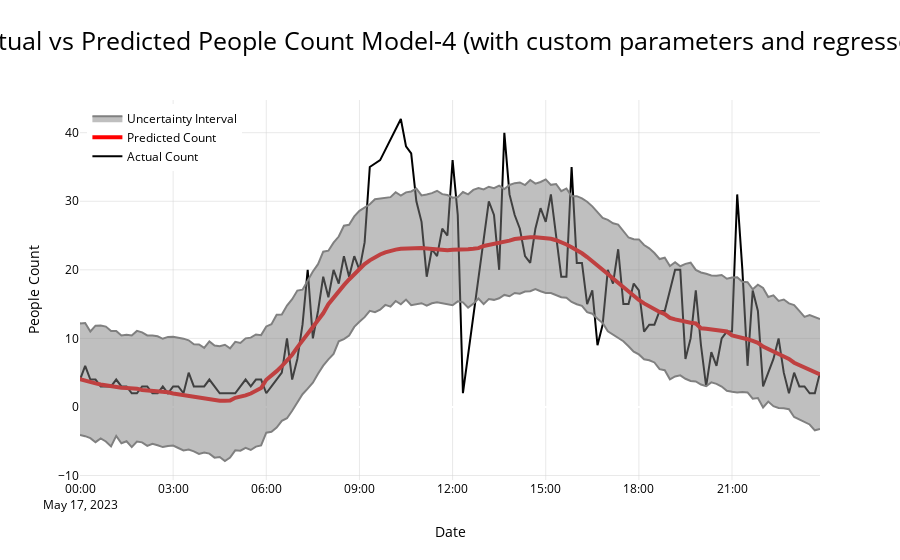

Notebook code for this chart:
### Markdown cell above
**Prophet Model with regressors(weather)**

**Contains parameters that are modified to suit the data along with weather data and takes 6 days data to forecast 1 day** 

**Testing Phase**

### Code cell
from prophet.plot import plot_components
from datetime import timedelta

# containing datetime values for the test period
df_test = pd.read_csv('May.csv', parse_dates=['time'])


# Convert to CET and remove timezone information
cet_timezone = pytz.timezone('CET')
df_test['time'] = df_test['time'].dt.tz_localize('UTC').dt.tz_convert(cet_timezone).dt.tz_localize(None)


# Choose the start date and end date for the one-week subset
test_start_date = '2023-05-17 00:00:00'
test_end_date = '2023-05-17 23:59:59'

start = datetime.strptime(test_start_date,'%Y-%m-%d %H:%M:%S')
end = datetime.strptime(test_end_date,'%Y-%m-%d %H:%M:%S')


# Filter the DataFrame to include only the data for the selected week
selected_test_data = df_test[(df_test['time'] >= test_start_date) & (df_test['time'] <= test_end_date)]

# Reset the index and drop the old index (unnamed column)
selected_test_data = selected_test_data.reset_index(drop=True).drop(columns=['Unnamed: 0'])


# print(selected_week_data)

# Resample the data to 10-minute intervals and forward-fill missing values

test_weather_data = fetch_weather_data(10675, start, end).set_index('time').resample('10T').ffill().reset_index()

processed_test_data = pre_process_weather_data(test_weather_data)

#--------------------------------------------------------------------------------------------#

# Merging crowd data and weather data on time.
# Merge the two DataFrames based on the 'time' column
merged_test_data = pd.merge_asof(selected_test_data, processed_test_data, on='time',direction='nearest')



# Create the testing set

weekly_testing_set = pd.DataFrame({'ds': merged_test_data['time'], 
                                   'y': merged_test_data['people_count'],
                                    'temp': merged_test_data['temp'], 
                                    'cloudy': merged_test_data['cloudy'] })

#Working on dealing with outliers using Error standard deviation
# Initialize and fit the dummy Prophet model for 1 week to remove outliers beyond 95% uncertainity interval

dummy_weekly_testing_model = Prophet(seasonality_mode='multiplicative', 
                                     daily_seasonality=4, 
                                     seasonality_prior_scale=0.1, 
                                     changepoint_prior_scale=0.01, 
                                     interval_width=0.95)


dummy_weekly_testing_model.fit(weekly_testing_set)

# Make predictions
dummy_weekly_forecast = dummy_weekly_testing_model.predict()

#Filter the outliers
filtered_testing_set = weekly_testing_set[(weekly_testing_set['y'] > dummy_weekly_forecast['yhat_lower'].values) & (weekly_testing_set['y'] < dummy_weekly_forecast['yhat_upper'].values)]
#ignore the values which are above and below 90% UI


# Create a future DataFrame for the test data
one_day_future_test = weekly_training_model.make_future_dataframe(periods=6*24, freq='10min')

# To test the future should also contain all the columns that are used for testing hence merging
one_day_future_test = pd.merge(one_day_future_test, future, on='ds', how='left')


# Make predictions on the test data
weekly_forecast_test = weekly_training_model.predict(one_day_future_test)

fig3 = plot_components(weekly_training_model, weekly_forecast_test)

last_training_date = filtered_training_set['ds'].iloc[-1]
future_predictions = weekly_forecast_test[weekly_forecast_test['ds'] > last_training_date]

# Plot the actual vs predicted values for the test period
fig, ax = plt.subplots(figsize=(12, 12))
ax.plot(filtered_testing_set['ds'], filtered_testing_set['y'], label='Actual', color='black')  # Set actual line color to black
ax.plot(weekly_forecast_test['ds'], weekly_forecast_test['yhat'], label='Predicted', color='red')
ax.fill_between(weekly_forecast_test['ds'], weekly_forecast_test['yhat_lower'], weekly_forecast_test['yhat_upper'], color='grey', alpha=0.3, label='Uncertainty Interval')
ax.legend()
plt.xlabel('Date')
plt.ylabel('People Count')
plt.title('Actual vs Predicted People Count Model-4 on weekly Test Data')
add_changepoints_to_plot(fig.gca(), weekly_training_model, weekly_forecast_test, cp_linestyle='--', cp_color='green')  # Set changepoints color to green
plt.show()

# Plot the actual vs predicted values for the future period
fig, ax = plt.subplots(figsize=(12, 12))
ax.plot(filtered_testing_set['ds'], filtered_testing_set['y'], label='Actual', color='black')  # Set actual line color to black

# Plot only the future predictions
ax.plot(future_predictions['ds'], future_predictions['yhat'], label='Predicted (Future)', color='red')

ax.fill_between(future_predictions['ds'],
                future_predictions['yhat_lower'],
                future_predictions['yhat_upper'],
                color='pink', alpha=0.3, label='Uncertainty Interval (Future)')

ax.legend()
plt.xlabel('Date')
plt.ylabel('People Count')
plt.title('Actual vs Predicted People Count on Weekly Test Data (Future)')
add_changepoints_to_plot(fig.gca(), weekly_training_model, future_predictions, cp_linestyle='--', cp_color='green')  # Set changepoints color to green

fig, ax1 = plt.subplots(figsize=(15, 8))

# Plot actual data on the first subplot
ax1.plot(merged_data['time'], merged_data['people_count'], color='black', label='Actual People Count')
ax1.set_xlabel('Time')
ax1.set_ylabel('People Count')

# Create a second subplot sharing the same x-axis
ax2 = ax1.twinx()

# Plot temperature data on the second subplot
ax2.plot(merged_data['time'], merged_data['temp'], color='grey', label='Temperature')
ax2.set_ylabel('Temperature')
plt.title("People Count and Temperature Variation Model-4")

plt.show()

import plotly.graph_objects as go

# Create traces
actual_trace = go.Scatter(x=filtered_testing_set['ds'], y=filtered_testing_set['y'], mode='lines', name='Actual Count', line=dict(color='black'))  # Set actual line color to black
predicted_trace = go.Scatter(x=weekly_forecast_test['ds'], y=weekly_forecast_test['yhat'], mode='lines', name='Predicted Count', line=dict(color='red', width=4))
uncertainty_trace = go.Scatter(x=weekly_forecast_test['ds'], y=weekly_forecast_test['yhat_upper'], fill=None, mode='lines', line=dict(color='gray'), showlegend=False)  # Adjust uncertainty line color to gray
uncertainty_trace_filled = go.Scatter(x=weekly_forecast_test['ds'], y=weekly_forecast_test['yhat_lower'], fill='tonexty', mode='lines', line=dict(color='gray'), name='Uncertainty Interval')  # Adjust uncertainty interval color to gray

layout = go.Layout(
    title=dict(text='Actual vs Predicted People Count Model-4 (with custom parameters and regressor)', font=dict(color='black',size=25), x=0.5),
    xaxis=dict(
        title='Date',
        title_font=dict(color='black'),
        tickfont=dict(color='black'),  # Set x-axis tick labels to black
        showgrid=True,  # Show grid lines on the x-axis
        gridcolor='lightgray',  # Set color of grid lines
        gridwidth=0.5  # Set width of grid lines
    ),
    yaxis=dict(
        title='People Count',
        title_font=dict(color='black'),
        tickfont=dict(color='black'),  # Set y-axis tick labels to black
        showgrid=True,  # Show grid lines on the y-axis
        gridcolor='lightgray',  # Set color of grid lines
        gridwidth=0.5  # Set width of grid lines
    ),
    legend=dict(x=0.01, y=0.99, font=dict(color='black')),
    paper_bgcolor='white',
    plot_bgcolor='white'
)
# Define lower and upper bounds for the x-axis
lower_bound = filtered_testing_set['ds'].min()
upper_bound = filtered_testing_set['ds'].max()

# Create figure and add traces
fig = go.Figure(data=[actual_trace, predicted_trace, uncertainty_trace, uncertainty_trace_filled], layout=layout)
fig.update_xaxes(range=[lower_bound, upper_bound], tickmode='auto', dtick='H1')  # Adjust x-axis range and tick settings

# Save the figure as an HTML file
fig.show()

### Figure 1 — Plotly figure (JSON) as saved in the notebook; plotly's stock layout.template omitted (floating-point values rounded to 4 significant figures; data arrays with more than 128 entries replaced by an {"elided": "..."} marker saying what was removed)
{"data": [{"line": {"color": "black"}, "mode": "lines", "name": "Actual Count", "type": "scatter", "x": {"elided": "136 str values"}, "y": {"elided": "136 int values"}}, {"line": {"color": "red", "width": 4}, "mode": "lines", "name": "Predicted Count", "type": "scatter", "x": {"elided": "1098 str values"}, "y": {"elided": "1098 float values"}}, {"line": {"color": "gray"}, "mode": "lines", "showlegend": false, "type": "scatter", "x": {"elided": "1098 str values"}, "y": {"elided": "1098 float values"}}, {"fill": "tonexty", "line": {"color": "gray"}, "mode": "lines", "name": "Uncertainty Interval", "type": "scatter", "x": {"elided": "1098 str values"}, "y": {"elided": "1098 float values"}}], "layout": {"legend": {"font": {"color": "black"}, "x": 0.01, "y": 0.99}, "paper_bgcolor": "white", "plot_bgcolor": "white", "title": {"font": {"color": "black", "size": 25}, "text": "Actual vs Predicted People Count Model-4 (with custom parameters and regressor)", "x": 0.5}, "xaxis": {"dtick": "H1", "gridcolor": "lightgray", "gridwidth": 0.5, "range": ["2023-05-17T00:00:00", "2023-05-17T23:50:00"], "showgrid": true, "tickfont": {"color": "black"}, "tickmode": "auto", "title": {"font": {"color": "black"}, "text": "Date"}}, "yaxis": {"gridcolor": "lightgray", "gridwidth": 0.5, "showgrid": true, "tickfont": {"color": "black"}, "title": {"font": {"color": "black"}, "text": "People Count"}}}}
